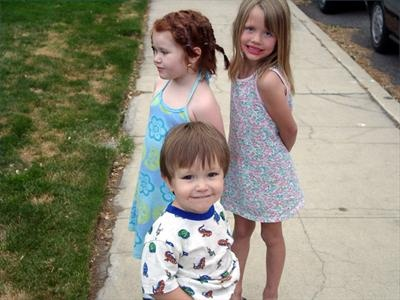
#> input picture PRACTICE/DIP17_1_Images/1944.jpg, 400 x 300 px, found by its file name
$ python Q_3.py   (Python 2 division)
#> lines starting #> are read from the running program, lines starting #| are printed output that depends on the picture; after the words box and inside, x2 and y2 are one past the last pixel; in counts of white or black regions, pixels touching at a corner belong together
import numpy as np
import cv2

img = cv2.imread("/home/aditya/DIP/PRACTICE/DIP17_1_Images/1944.jpg")
#> img is the input picture: shape (300, 400, 3); mean B, G, R 118.3, 135.5, 138.9
#cv2.imshow("Image",img)
img_grey = cv2.cvtColor(img,cv2.COLOR_BGR2GRAY)
#cv2.imshow("Image",img_grey)
print img_grey.shape
#| (300, 400)
#cv2.waitKey()
#print img[:,:,0]
(height,width) = img_grey.shape
#> height = 300; width = 400
img_grey_bit=np.zeros((height,width,8))
for h in range(height):
    for w in range(width):
        temp="{0:08b}".format(img_grey[h][w])
        for v in range(8):
            img_grey_bit[h][w][v] = temp[v]
        #img_grey_bit.append(temp)
#print img_grey_bit
cv2.imwrite("/home/aditya/DIP/PRACTICE/DIP17_1_Images/B_8.jpg",img_grey_bit[:,:,0])
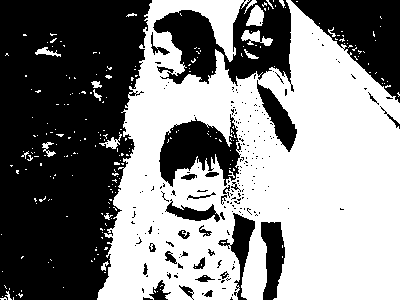
#> saved as B_8.jpg: shape (300, 400); values 0 (black) and 1 (white), 52% white; 210 black regions (179 under 20 px), largest, box (x1, y1, x2, y2) and area: (0, 0, 152, 300) 36600, (153, 0, 294, 92) 6454, (291, 0, 400, 103) 5494
# print img_grey_bit[:,:,0]
# print "dfgh"
# print img_grey_bit[:,:,1]
cv2.imwrite("/home/aditya/DIP/PRACTICE/DIP17_1_Images/B_7.jpg",img_grey_bit[:,:,1])
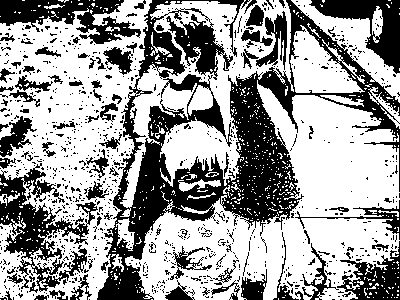
#> saved as B_7.jpg: shape (300, 400); values 0 (black) and 1 (white), 61.4% white; 959 black regions (872 under 20 px), largest, box (x1, y1, x2, y2) and area: (97, 0, 400, 300) 23123, (0, 163, 98, 292) 4353, (0, 0, 141, 44) 2989
cv2.imwrite("/home/aditya/DIP/PRACTICE/DIP17_1_Images/B_6.jpg",img_grey_bit[:,:,2])
cv2.imwrite("/home/aditya/DIP/PRACTICE/DIP17_1_Images/B_5.jpg",img_grey_bit[:,:,3])
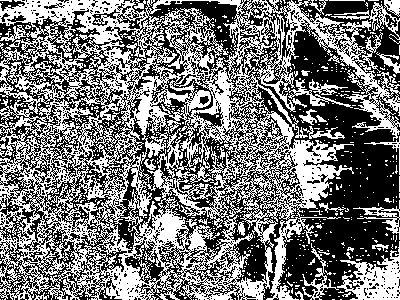
#> saved as B_5.jpg: shape (300, 400); values 0 (black) and 1 (white), 46.7% white in thin lines or dots
cv2.imwrite("/home/aditya/DIP/PRACTICE/DIP17_1_Images/B_4.jpg",img_grey_bit[:,:,4])
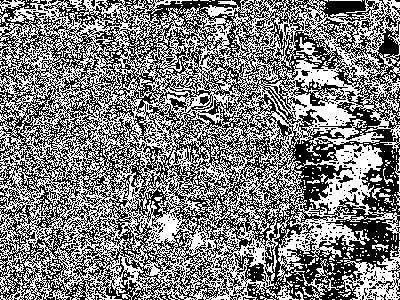
#> saved as B_4.jpg: shape (300, 400); values 0 (black) and 1 (white), 49.8% white in thin lines or dots
cv2.imwrite("/home/aditya/DIP/PRACTICE/DIP17_1_Images/B_3.jpg",img_grey_bit[:,:,5])
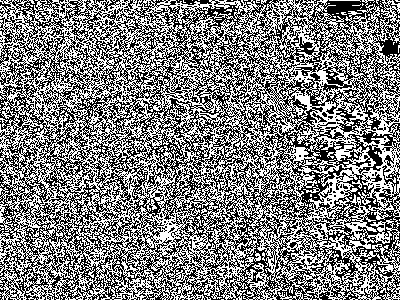
#> saved as B_3.jpg: shape (300, 400); values 0 (black) and 1 (white), 50.1% white; black in thin lines or dots
cv2.imwrite("/home/aditya/DIP/PRACTICE/DIP17_1_Images/B_2.jpg",img_grey_bit[:,:,6])
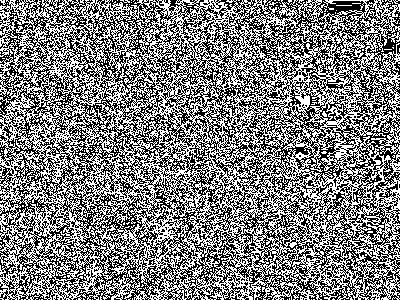
#> saved as B_2.jpg: shape (300, 400); values 0 (black) and 1 (white), 49.9% white in thin lines or dots
cv2.imwrite("/home/aditya/DIP/PRACTICE/DIP17_1_Images/B_1.jpg",img_grey_bit[:,:,7])
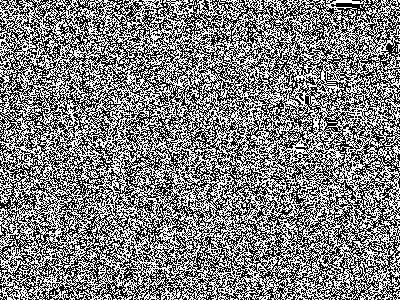
#> saved as B_1.jpg: shape (300, 400); values 0 (black) and 1 (white), 50% white; black in thin lines or dots
#print img_grey_bit
#print img_grey
